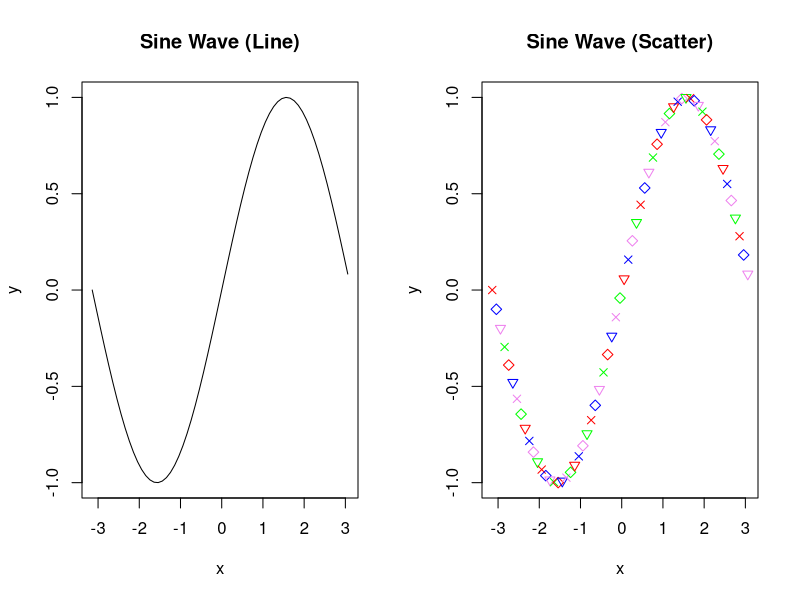

Write the R code that produced this figure.
# ============================================================
# Program 11: Multi-Panel Plot (par mfrow)
# ============================================================
# Description: Demonstrates side-by-side plots using par(mfrow)
#              to display two plots in a single row — one as a
#              line plot and one as a scatter with multiple colors.
# Output: multi_panel.png
# ============================================================

x <- seq(-pi, pi, 0.1)
y <- sin(x)

png(file = "outputs/multi_panel.png", width = 900, height = 450)
par(mfrow = c(1, 2))

# Left panel: line plot
plot(x, y, type = "l", main = "Sine Wave (Line)")

# Right panel: scatter plot with colored points
plot(x, y,
     pch = c(4, 5, 6),
     col = c("red", "blue", "violet", "green"),
     main = "Sine Wave (Scatter)")

dev.off()

cat("Multi-panel plot saved to outputs/multi_panel.png\n")
